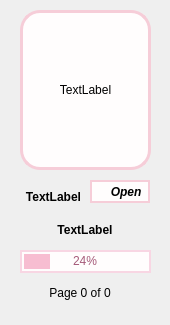
<?xml version="1.0" encoding="UTF-8"?>
<ui version="4.0">
 <class>BookCard</class>
 <widget class="QWidget" name="BookCard">
  <property name="geometry">
   <rect>
    <x>0</x>
    <y>0</y>
    <width>170</width>
    <height>325</height>
   </rect>
  </property>
  <property name="windowTitle">
   <string>Form</string>
  </property>
  <widget class="QLabel" name="labelCover">
   <property name="geometry">
    <rect>
     <x>20</x>
     <y>10</y>
     <width>131</width>
     <height>160</height>
    </rect>
   </property>
   <property name="styleSheet">
    <string notr="true">border: 3px solid #F6CDD8;
border-radius: 20px;
background-color: #FFFDFD;</string>
   </property>
   <property name="text">
    <string>TextLabel</string>
   </property>
   <property name="alignment">
    <set>Qt::AlignmentFlag::AlignCenter</set>
   </property>
  </widget>
  <widget class="QLabel" name="labelTitle">
   <property name="geometry">
    <rect>
     <x>20</x>
     <y>180</y>
     <width>67</width>
     <height>33</height>
    </rect>
   </property>
   <property name="font">
    <font>
     <bold>true</bold>
    </font>
   </property>
   <property name="text">
    <string>TextLabel</string>
   </property>
   <property name="alignment">
    <set>Qt::AlignmentFlag::AlignCenter</set>
   </property>
   <property name="wordWrap">
    <bool>true</bool>
   </property>
  </widget>
  <widget class="QProgressBar" name="progressBar">
   <property name="geometry">
    <rect>
     <x>20</x>
     <y>250</y>
     <width>131</width>
     <height>23</height>
    </rect>
   </property>
   <property name="styleSheet">
    <string notr="true">QProgressBar
{
    background-color: #FFFDFD;
    border: 2px solid #F8D6E3;
    border-radius: 12px;

    text-align: center;

    color: #A55A79;

    font: 600 10pt &quot;Poppins&quot;;
}

QProgressBar::chunk
{
    background-color: #F7BDD1;
    border-radius: 10px;
    margin: 2px;
}</string>
   </property>
   <property name="value">
    <number>24</number>
   </property>
  </widget>
  <widget class="QLabel" name="labelAuthor">
   <property name="geometry">
    <rect>
     <x>30</x>
     <y>220</y>
     <width>110</width>
     <height>20</height>
    </rect>
   </property>
   <property name="font">
    <font>
     <italic>false</italic>
     <bold>true</bold>
    </font>
   </property>
   <property name="text">
    <string>TextLabel</string>
   </property>
   <property name="alignment">
    <set>Qt::AlignmentFlag::AlignCenter</set>
   </property>
  </widget>
  <widget class="QLabel" name="labelPages">
   <property name="geometry">
    <rect>
     <x>30</x>
     <y>280</y>
     <width>100</width>
     <height>25</height>
    </rect>
   </property>
   <property name="text">
    <string>Page 0 of 0</string>
   </property>
   <property name="alignment">
    <set>Qt::AlignmentFlag::AlignCenter</set>
   </property>
  </widget>
  <widget class="QPushButton" name="btnOpen">
   <property name="geometry">
    <rect>
     <x>90</x>
     <y>180</y>
     <width>60</width>
     <height>23</height>
    </rect>
   </property>
   <property name="font">
    <font>
     <italic>true</italic>
     <bold>true</bold>
    </font>
   </property>
   <property name="styleSheet">
    <string notr="true">border: 2px solid #F6CDD8;
border-radius: 20px;
background-color: #FFFDFD;</string>
   </property>
   <property name="text">
    <string>📖 Open</string>
   </property>
  </widget>
 </widget>
 <resources/>
 <connections/>
</ui>
